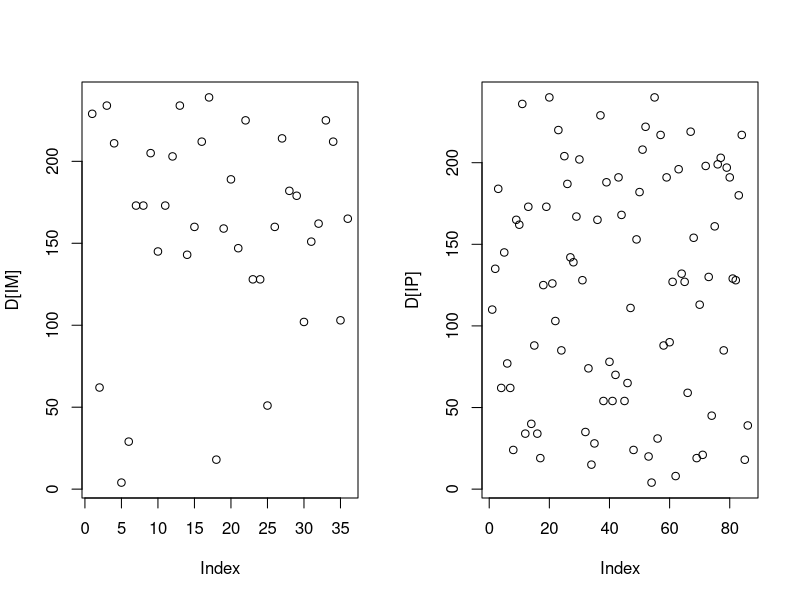

This figure's R source: (Note: a time limit stopped this script after it produced the figure.)
#
#  This code generates simulated data similar to the  COV-2069 trial.
#  It estimates a 1 parameter model a 2 parameter logistic,
#  a 3 parameter logistic and a log-linear model
#
#  The code takes about 10 minutes to run
#
#  The ests vector has the following value
#ests
#[1] -0.4025000 -0.4612780  0.9181465 -0.7703170 -0.6351498 13.0533910  0.6986539
#[8] -0.6723965
#



set.seed(17843)
p<- .10/240

Y<-NULL;D<-NULL;Z<-NULL; AB<-NULL

# Generate placebo group data, note the antibody values are counterafactual
for (i in 1:800){
    yi<-rbinom(240,1,p)
    ilast<-ifelse(sum(yi)==0,240, which.max(yi))
    Y<-c(Y,yi[1:ilast])
    D<-c(D,seq(1,ilast,1))
    Z<-c(Z,rep(0,ilast))
    Ab0<-runif(1)*.2 + 4
    AB<-c(AB, Ab0 + seq(1,ilast,1)*(-.012))
    }

# Generate mab group data

for (i in 1:800){
    yi1<-rbinom(120,1,p*.20)
    yi2<-rbinom( 20,1,p*.50)
    yi3<-rbinom(100,1,p)
    yi<-c(yi1,yi2,yi3)
    ilast<-ifelse(sum(yi)==0,240, which.max(yi))
    Y<-c(Y,yi[1:ilast])
    D<-c(D,seq(1,ilast,1))
    Z<-c(Z,rep(1,ilast))
    Ab0<-runif(1)*.2+4
    AB<-c(AB, Ab0 + seq(1,ilast,1)*(-0.012))
    }

par(mfrow=c(1,2))
IM<-((Z==1)&(Y==1))
IP<-((Z==0)&(Y==1))
plot(D[IM])
plot(D[IP])


dat_tve<-data.frame(Y,Z,D,AB,rep(1,length(Y)))
colnames(dat_tve)<-c("event","trt","tstart","log10ID50","off")

#-------------------------------------------------------------------------------------------------------
# Fit a 1 parameter model
#-------------------------------------------------------------------------------------------------------
log_1P = function(z, m, a) {
   p=plogis(a)
   z*log(p)
}
wrap_P1P =function(par){
    dat_tve$off<-log_1P(dat_tve$trt, dat_tve$log10ID50, par[1])
    fit=glm(event ~ tstart+offset(off),
              family = poisson(),
              data = dat_tve)
    -logLik(fit)
}
opt_P1P = optim(-0.40, wrap_P1P)


#--------------------------------------------------------------------------------------------------------
# Fit a 2 parameter logistic model:  Note  exp(c) is the logistic intercept and exp(c) x b the logistic slope
#---------------------------------------------------------------------------------------------------------

log_2PL = function(z, m, b,c) {
   z*log(plogis(exp(c)*(1+b*m)))
 }
wrap_P2PL =function(par){
    dat_tve$off<-log_2PL(dat_tve$trt, dat_tve$log10ID50, par[1], par[2])
    fit=glm(event ~ tstart+offset(off),
              family = poisson(),
              data = dat_tve)
    -logLik(fit)
}
opt_P2PL = optim(c(-0.46,0.92), wrap_P2PL)


#--------------------------------------------------------------------------------------------------------
# Fit a 3 parameter logistic model
#---------------------------------------------------------------------------------------------------------
log_3PL = function(z, m, a, b,c) {
   p=plogis(a)
   z*log(p+(1-p)* plogis(exp(c)*(1+b*m)))
 }
wrap_P3PL =function(par){
    dat_tve$off<-log_3PL(dat_tve$trt, dat_tve$log10ID50, par[1], par[2],par[3])
    fit=glm(event ~ tstart+offset(off),
              family = poisson(),
              data = dat_tve)
    -logLik(fit)
}
opt_P3PL = optim(c( -0.77, -0.63, 13.37), wrap_P3PL)


#---------------------------------------------------------------------------------------------------
# Let's fit a 2 parameter log-linear model
#---------------------------------------------------------------------------------------------------
log_P2P = function(z, m, a,b) {
   z*(a+b*m)
}
wrap_P2P =function(par){
    dat_tve$off<-log_P2P(dat_tve$trt, dat_tve$log10ID50, par[1],par[2])
    fit=glm(event ~ tstart+offset(off),
              family = poisson(),
              data = dat_tve)
    -logLik(fit)
}
opt_P2P = optim(c(0.70,-0.67), wrap_P2P)

#---------------------------------------------------------------------------------------------------
# Let's graph the PE from the P3PL fit
#---------------------------------------------------------------------------------------------------

par(mfrow=c(1,1))
m<-seq(0,5,.1)
a<-opt_P3PL$par[1]
b<-opt_P3PL$par[2]
c<-opt_P3PL$par[3]
p<-plogis(a)
PE<-1- (p+(1-p)*plogis(exp(c)*(1+b*m)))
plot(m,PE,ylim=c(0,1),xlim=c(0,5),las=1,type="n")
lines(m,PE)

ests<-c(opt_P1P$par,opt_P2PL$par,opt_P3PL$par,opt_P2P$par)
